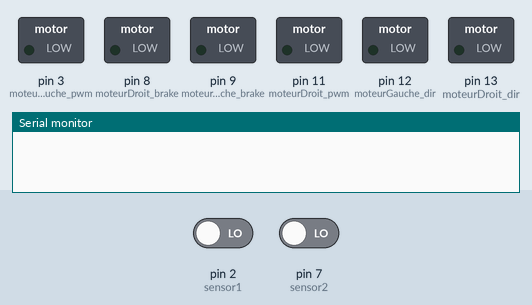
A sketch run on a simulated Arduino Uno, built with avr-gcc and run on an emulated ATmega328P. Parts: switched loads named in the sketch (green lamp = pin HIGH), the last lines printed to the serial monitor. The inputs (shaded band) are chosen by the test bench; at power-on: pin 2 (sensor1) LOW, pin 7 (sensor2) LOW.

Above: at 0.1 s.
At 1.1 s:
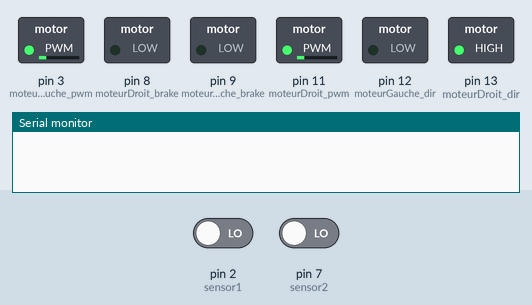
At 19.1 s:
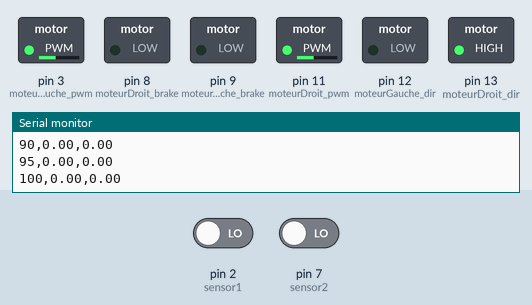
At 38.6 s:
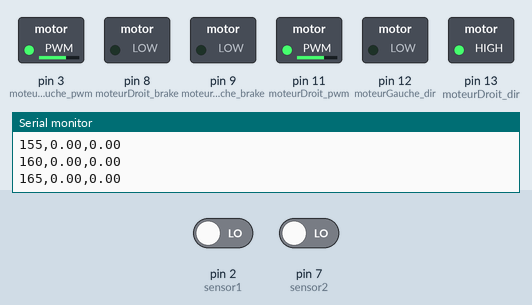
Timing chart, 0 to 40.0 s (numbered marks = the images above):
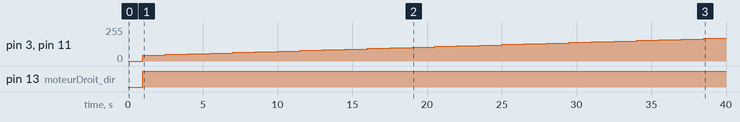

The sketch:

pwm_sans_regulation.ino
```cpp
#include <NewPing.h>
#include <Servo.h>
#include <math.h>

// Pins pour les moteurs (moteurs du même côté couplés ensemble)
const int moteurGauche_dir = 12;
const int moteurGauche_pwm = 3;
const int moteurGauche_brake = 9;
const int moteurDroit_dir = 13;
const int moteurDroit_pwm = 11;
const int moteurDroit_brake = 8;

float wGauche = 0;
float wDroite = 0;

int pwm = 45;

int sensor1 = 2; // broche pour détection du capteur 1 (gauche)
 int sensor2 = 7; // broche pour détection du capteur 2 (droite)

 int etatSensor1 ; // état du capteur 1 (haut ou bas)
 int etatSensor2 ; // état du capteur 2 (haut ou bas)

 unsigned long start_time=0; //temps de début d'un comptage
 unsigned long end_time =0; //temps de fin d'un comptage
 int nb_trous =20 ; // nombre de trous de la roue codeuse

 int etat_old1= 1 ; //
 int  etat_new1 = 1; // les états vont changer à chaque chaque modiication de la valeu lue par le capteur (haut/5V ou bas/0V)
 int etat_old2= 1 ; //
 int  etat_new2 = 1; // les états vont changer à chaque chaque modiication de la valeu lue par le capteur (haut/5V ou bas/0V)

 int compt1=0; // comptage initialisé à 0
 int compt2=0; // comptage initialisé à 0

 float rps1=0; // vitesse intialisée à 0
 float rps2=0; // vitesse intialisée à 0

 long temps; //mesure du temps pour l'acquisition

 void setup()
 {
 pinMode(sensor1,INPUT); // la broche 3 est déclarée comme entrée
 pinMode(sensor2,INPUT); // la broche 3 est déclarée comme entrée
   Serial.begin(9600); // pour le moniteur série

  // Configuration des pins pour les moteurs
  pinMode(moteurGauche_dir, OUTPUT);
  pinMode(moteurGauche_pwm, OUTPUT);
  pinMode(moteurGauche_brake, OUTPUT);
  pinMode(moteurDroit_dir, OUTPUT);
  pinMode(moteurDroit_pwm, OUTPUT);
  pinMode(moteurDroit_brake, OUTPUT);
  delay(1000);
  temps = millis(); // mesure du temps
 }
 void loop()
 {
  while (pwm <= 225) {

    // Moteur gauche
    digitalWrite(moteurGauche_dir, LOW); //Move forward
    analogWrite(moteurGauche_pwm, pwm);

    // Moteur droit
    digitalWrite(moteurDroit_dir, HIGH); //Move forward
    analogWrite(moteurDroit_pwm, pwm);

    // Ajouter un léger délai pour éviter d'inonder le port série
    delay(500); // Attendez 1 seconde

    compt1 = 0;
    compt2 = 0;
    start_time=millis(); //on mesure le temps
    end_time=start_time+1000; // pour un comptage toutes les secondes
    temps = millis(); //mesure du temps pour l'acquisition
    while(millis()<end_time){ // comptage sur une seconde
      etat_new1 = digitalRead(sensor1);
      etat_new2 = digitalRead(sensor2);
      if (etat_old1  != etat_new1) { // petite boucle pour incrémenter le compteur à chaque changement d'état lu par le capteur
        etat_old1 = etat_new1;
        compt1 = compt1+1;
      }
      if (etat_old2  != etat_new2) { // petite boucle pour incrémenter le compteur à chaque changement d'état lu par le capteur
        etat_old2 = etat_new2;
        compt2 = compt2+1;
      }
    }

  rps1 = float(compt1)/(2*nb_trous) ; // il faut diviser par 2 car pour chaque trou , deux changements d'état vont être détectés
  rps2 = float(compt2)/(2*nb_trous) ; // il faut diviser par 2 car pour chaque trou , deux changements d'état vont être détectés

  wGauche = rps1*2*PI;
  wDroite = rps2*2*PI;

  Serial.print(pwm);
  Serial.print(",");
  Serial.print(wGauche);
  Serial.print(',');
  Serial.println(wDroite);
  pwm = pwm + 5;
  }
 }
```

Measured:
- by itself, pin 3 (moteurGauche_pwm), pin 11 (moteurDroit_pwm): moves from 0/255 to 170/255 over 37.5 s
- by itself, pin 13 (moteurDroit_dir): LOW → HIGH at 1.0 s
